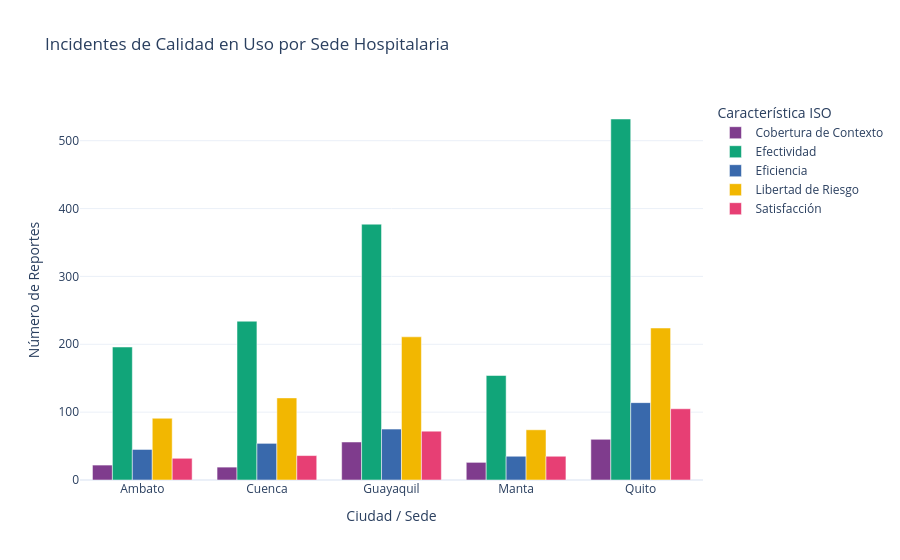

The notebook cell saved with this chart:
### Markdown cell above
## 4. Distribución Geográfica de Calidad por Sede
Comparativa de incidentes clasificados por ciudad (sede) para identificar cuellos de botella geográficos.

### Code cell
df_sede = df.groupby(['sede', 'caracteristica_iso_25022']).size().reset_index(name='Cantidad')

fig_sede = px.bar(
    df_sede, 
    x='sede', 
    y='Cantidad', 
    color='caracteristica_iso_25022',
    title='Incidentes de Calidad en Uso por Sede Hospitalaria',
    barmode='group',
    labels={'sede': 'Sede Hospitalaria', 'Cantidad': 'Reportes', 'caracteristica_iso_25022': 'Característica ISO'},
    color_discrete_sequence=px.colors.qualitative.Bold
)
fig_sede.update_layout(xaxis_title="Ciudad / Sede", yaxis_title="Número de Reportes")
fig_sede.show()

### Figure 1 — Plotly figure (JSON) as saved in the notebook; plotly's stock layout.template omitted (floating-point values rounded to 4 significant figures)
{"data": [{"alignmentgroup": "True", "hovertemplate": "Característica ISO=Cobertura de Contexto<br>Sede Hospitalaria=%{x}<br>Reportes=%{y}<extra></extra>", "legendgroup": "Cobertura de Contexto", "marker": {"color": "rgb(127, 60, 141)", "pattern": {"shape": ""}}, "name": "Cobertura de Contexto", "offsetgroup": "Cobertura de Contexto", "orientation": "v", "showlegend": true, "textposition": "auto", "type": "bar", "x": ["Ambato", "Cuenca", "Guayaquil", "Manta", "Quito"], "xaxis": "x", "y": [22, 19, 56, 26, 60], "yaxis": "y"}, {"alignmentgroup": "True", "hovertemplate": "Característica ISO=Efectividad<br>Sede Hospitalaria=%{x}<br>Reportes=%{y}<extra></extra>", "legendgroup": "Efectividad", "marker": {"color": "rgb(17, 165, 121)", "pattern": {"shape": ""}}, "name": "Efectividad", "offsetgroup": "Efectividad", "orientation": "v", "showlegend": true, "textposition": "auto", "type": "bar", "x": ["Ambato", "Cuenca", "Guayaquil", "Manta", "Quito"], "xaxis": "x", "y": [196, 234, 377, 154, 532], "yaxis": "y"}, {"alignmentgroup": "True", "hovertemplate": "Característica ISO=Eficiencia<br>Sede Hospitalaria=%{x}<br>Reportes=%{y}<extra></extra>", "legendgroup": "Eficiencia", "marker": {"color": "rgb(57, 105, 172)", "pattern": {"shape": ""}}, "name": "Eficiencia", "offsetgroup": "Eficiencia", "orientation": "v", "showlegend": true, "textposition": "auto", "type": "bar", "x": ["Ambato", "Cuenca", "Guayaquil", "Manta", "Quito"], "xaxis": "x", "y": [45, 54, 75, 35, 114], "yaxis": "y"}, {"alignmentgroup": "True", "hovertemplate": "Característica ISO=Libertad de Riesgo<br>Sede Hospitalaria=%{x}<br>Reportes=%{y}<extra></extra>", "legendgroup": "Libertad de Riesgo", "marker": {"color": "rgb(242, 183, 1)", "pattern": {"shape": ""}}, "name": "Libertad de Riesgo", "offsetgroup": "Libertad de Riesgo", "orientation": "v", "showlegend": true, "textposition": "auto", "type": "bar", "x": ["Ambato", "Cuenca", "Guayaquil", "Manta", "Quito"], "xaxis": "x", "y": [91, 121, 211, 74, 224], "yaxis": "y"}, {"alignmentgroup": "True", "hovertemplate": "Característica ISO=Satisfacción<br>Sede Hospitalaria=%{x}<br>Reportes=%{y}<extra></extra>", "legendgroup": "Satisfacción", "marker": {"color": "rgb(231, 63, 116)", "pattern": {"shape": ""}}, "name": "Satisfacción", "offsetgroup": "Satisfacción", "orientation": "v", "showlegend": true, "textposition": "auto", "type": "bar", "x": ["Ambato", "Cuenca", "Guayaquil", "Manta", "Quito"], "xaxis": "x", "y": [32, 36, 72, 35, 105], "yaxis": "y"}], "layout": {"barmode": "group", "legend": {"title": {"text": "Característica ISO"}, "tracegroupgap": 0}, "title": {"text": "Incidentes de Calidad en Uso por Sede Hospitalaria"}, "xaxis": {"anchor": "y", "domain": [0.0, 1.0], "title": {"text": "Ciudad / Sede"}}, "yaxis": {"anchor": "x", "domain": [0.0, 1.0], "title": {"text": "Número de Reportes"}}}}
